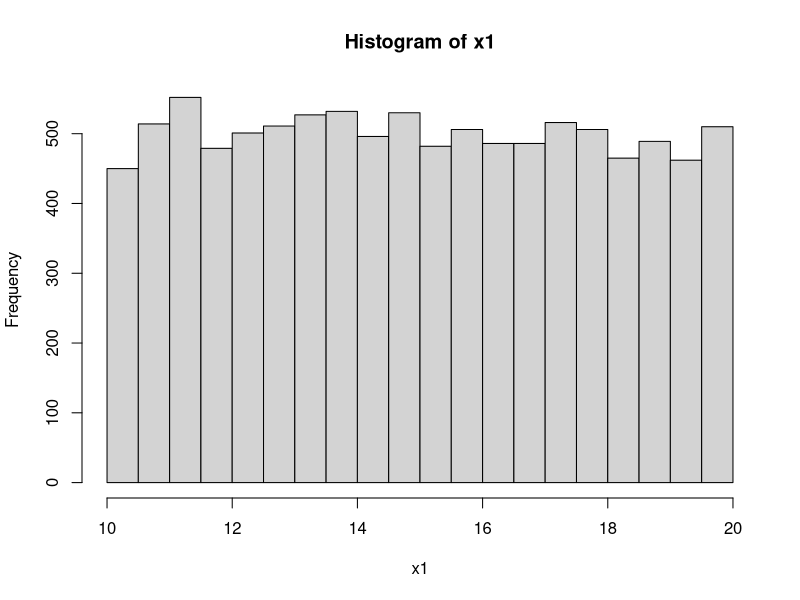
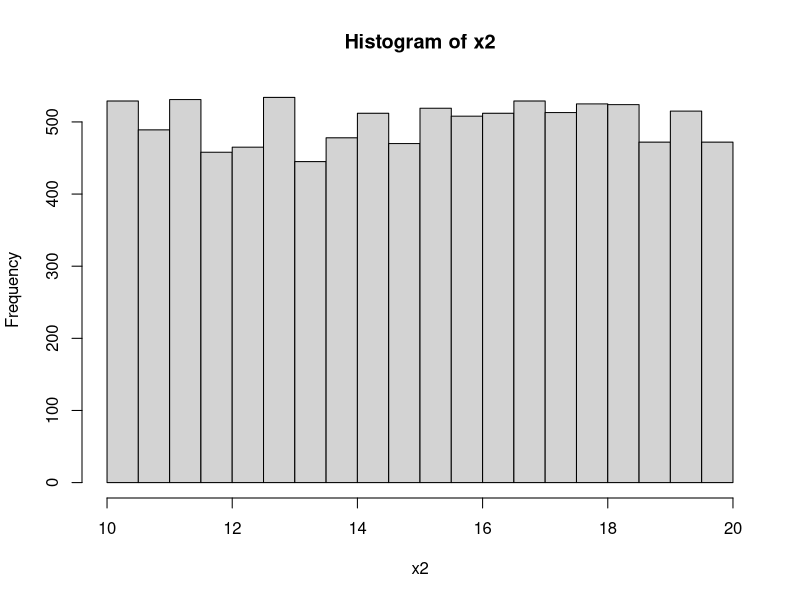
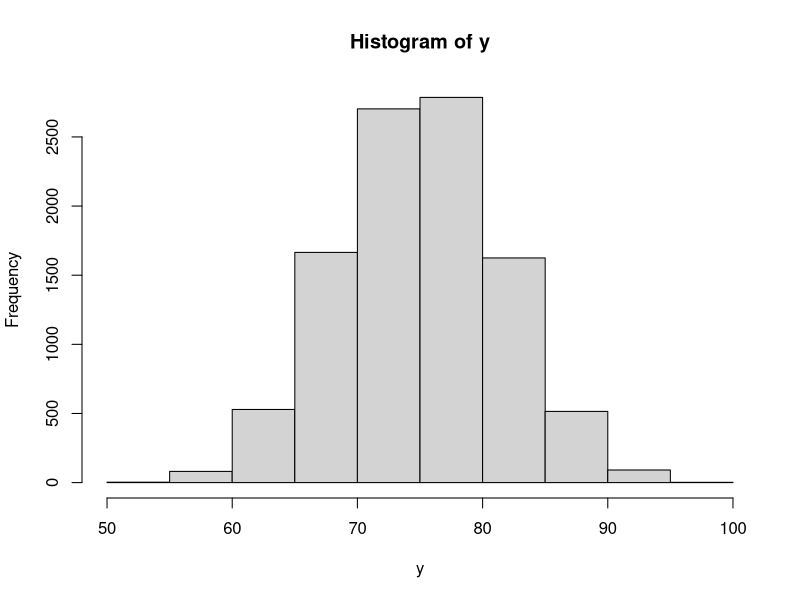
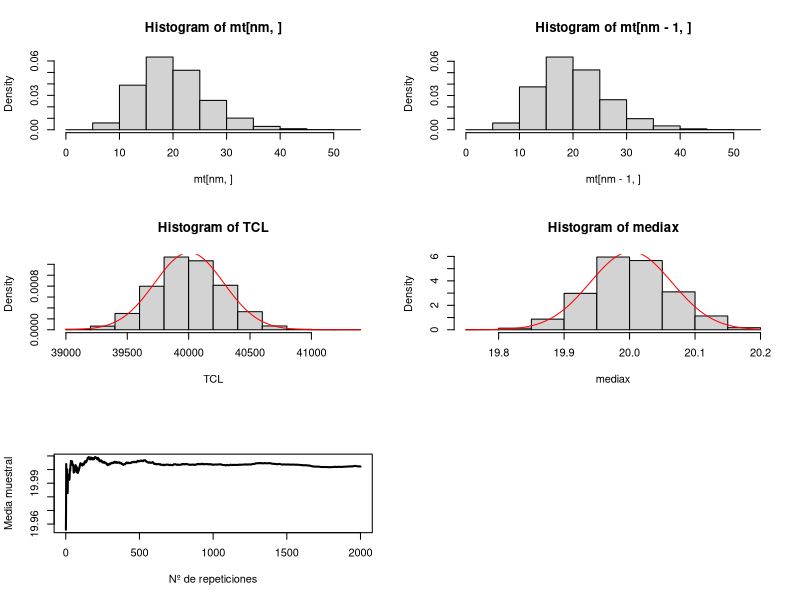

Reproduce these figures in R, in order.
#Inicio

x1 <- runif(10000,10,20)
x2 <- runif(10000,10,20)
x3 <- runif(10000,10,20)
x4 <- runif(10000,10,20)
x5 <- runif(10000,10,20)
hist(x1)
hist(x2)

y=x1+x2+x3+x4+x5


hist(y)


# TEOREMA CENTRAL DEL LIMITE
#definimos el tamaño de la muestra
n=10000

#definimos el número de veces que repetimos el muestreo
nm=2000


# preparamos una matriz para guardar las muestras que vayamos generando con tantas columnas como tamaño de la muestra y filas por el número de muestras que hayamos definido
# y además generamos un vector para almacenar la suma de las muestras independientes que hayamos definido (nf) que sería el concepto del TCL
mt=matrix(1:nm*n, nm,  n)
TCL=vector()
mediax=vector()

#Vamos a definir una función que nos va a generar muestras aleatorias en función de las distribuciones que elijamos
#  "unif" función uniforme entre 10 y 20
#  "binom" función binomial con con p=0,3
#  "chisq" función chicuadrado con 10 grados de libertad
#  "exp" función exponencial con lambda=20





#dist="unif" 
#dist="binom" 
dist="chisq" 
#dist="exp" 


genera=function(dist,n){
  if (dist=="unif"){
    return(runif(n,10,20))    
  } else if (dist=="binom"){
    return(rbinom(n,n,0.3))
  } else if (dist=="chisq"){
    return(rchisq(n,20,ncp=0))  
  } else {
    return(rexp(n,20))
  } 
}


# Generamos nm muestras aleatorias y las guardamos en la tabla que definimos antes
# y además almacenamos el valor de la suma de funciones en TCL

for (i in 1:nm){
  x=genera(dist,n)
  mt[i,]=x
  mediax[i]=mean(x)
}
TCL=colSums(mt) 

mediademediax=mean(mediax)
mediademediax

# representamos dos histogramas de las muestras generadas y el del la suma de muestras (TCL) 
par(mfrow=c(3, 2))

hist(mt[nm,],probability=TRUE)
hist(mt[nm-1,],probability=TRUE)
hist(TCL,probability=TRUE)
curve(dnorm(x, mean(TCL), sd(TCL), log = FALSE),col='red', add = TRUE)
hist(mediax,probability=TRUE)
curve(dnorm(x, mean(mediax), sd(mediax), log = FALSE),col='red', add = TRUE)


plot(1:length(mediax), cumsum(mediax)/(1:length(mediax)),lwd=2, type="l", ylab="Media muestral", xlab="Nº de repeticiones")

